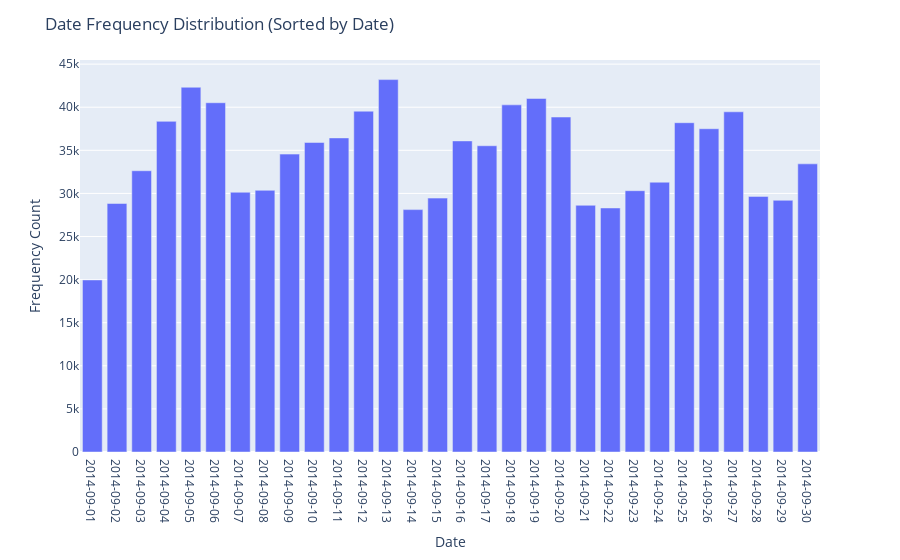

Notebook cell for this chart:
### Code cell
# Perform frequency count of dates
date_counts = df['Date'].value_counts().reset_index()
date_counts.columns = ['Date', 'Frequency']

# Sort the date_counts DataFrame by 'Date' column in ascending order
date_counts = date_counts.sort_values('Date')

# Create Plotly bar chart for date frequency distribution
fig = px.bar(date_counts, x='Date', y='Frequency', labels={'Date': 'Date', 'Frequency': 'Frequency Count'})
fig.update_xaxes(type='category')  
fig.update_layout(title='Date Frequency Distribution (Sorted by Date)')
fig.show()

### Figure 1 — Plotly figure (JSON) as saved in the notebook; plotly's stock layout.template omitted (floating-point values rounded to 4 significant figures)
{"data": [{"alignmentgroup": "True", "hovertemplate": "Date=%{x}<br>Frequency Count=%{y}<extra></extra>", "legendgroup": "", "marker": {"color": "#636efa", "pattern": {"shape": ""}}, "name": "", "offsetgroup": "", "orientation": "v", "showlegend": false, "textposition": "auto", "type": "bar", "x": ["2014-09-01", "2014-09-02", "2014-09-03", "2014-09-04", "2014-09-05", "2014-09-06", "2014-09-07", "2014-09-08", "2014-09-09", "2014-09-10", "2014-09-11", "2014-09-12", "2014-09-13", "2014-09-14", "2014-09-15", "2014-09-16", "2014-09-17", "2014-09-18", "2014-09-19", "2014-09-20", "2014-09-21", "2014-09-22", "2014-09-23", "2014-09-24", "2014-09-25", "2014-09-26", "2014-09-27", "2014-09-28", "2014-09-29", "2014-09-30"], "xaxis": "x", "y": [19961, 28831, 32631, 38360, 42319, 40520, 30134, 30360, 34560, 35910, 36439, 39540, 43205, 28122, 29454, 36092, 35531, 40274, 41017, 38864, 28620, 28312, 30316, 31301, 38203, 37504, 39468, 29656, 29201, 33431], "yaxis": "y"}], "layout": {"barmode": "relative", "legend": {"tracegroupgap": 0}, "margin": {"t": 60}, "title": {"text": "Date Frequency Distribution (Sorted by Date)"}, "xaxis": {"anchor": "y", "domain": [0, 1], "title": {"text": "Date"}, "type": "category"}, "yaxis": {"anchor": "x", "domain": [0, 1], "title": {"text": "Frequency Count"}}}}
